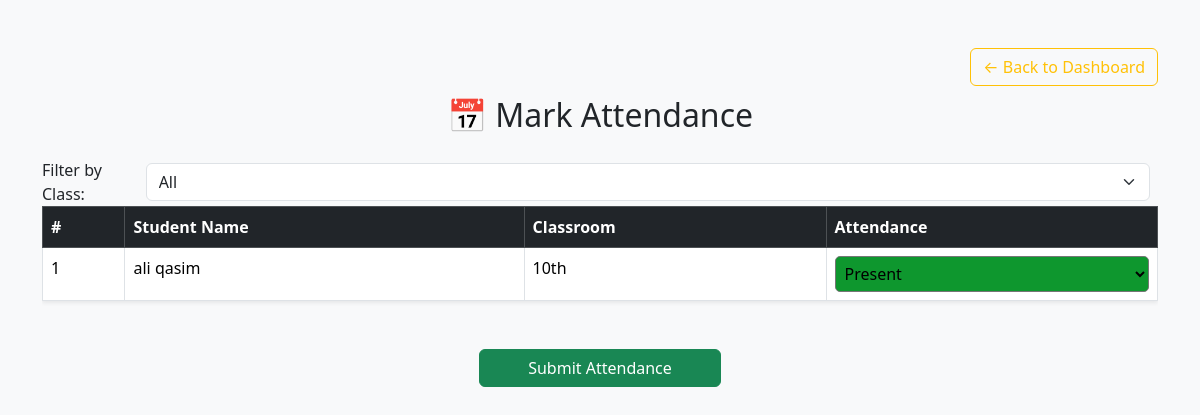
Page /t_attendance/ (signed in) on the earlier database version.
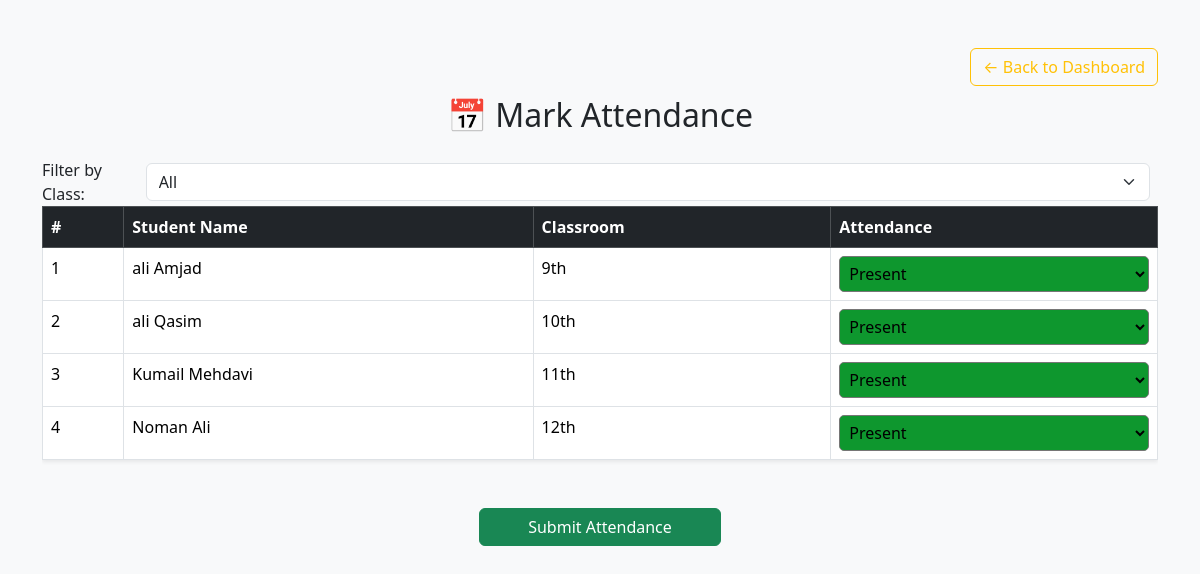
Same page on the later database version.
### app_Admin/models/student.py (models this page shows, shortened)
class Student(models.Model):
    user = models.OneToOneField(User, on_delete=models.CASCADE)
    id=models.CharField(max_length=250, primary_key=True)
    first_name=models.CharField(max_length=250)
    last_name=models.CharField(max_length=250)
    classroom=models.ForeignKey(Classroom, on_delete=models.CASCADE)
    address=models.TextField()
    subject=models.ManyToManyField('app_Admin.Subject', through='Student_Subject', related_name='subject_of_studentt')
    email=models.EmailField(unique=True, default='@')
    contact_no=models.CharField(max_length=11, default='XXXXXXXXXXX')

### app_Admin/models/classroom.py (models this page shows, shortened)
class Classroom(models.Model):
    id=models.IntegerField(max_length=2, primary_key=True)
    name=models.CharField(max_length=50,default='class')

### app_Admin/views_part/teacher_view.py (the view, shortened to what this page needs)
# urls.py: path('t_attendance/', views.markAttendance.as_view(), name='t_attendance'),
class markAttendance(View):
    def get(self,request):
        teacher = Teacher.objects.get(user=request.user)
        classrooms = teacher.classroom.all()
        selected_classroom_id = request.GET.get('classroom')
        students = Student.objects.filter(classroom__in=classrooms)
        if selected_classroom_id:
            students = students.filter(classroom__id=selected_classroom_id)
        return render(request, 't_attendance.html', {
        'students': students,
        'classrooms': classrooms,
    })

### app_Admin/templates/t_attendance.html (shortened to what this page needs)
{% load static %}
<!DOCTYPE html>
<html lang="en">
<head>
  <link href="https://cdn.jsdelivr.net/npm/bootstrap@5.3.3/dist/css/bootstrap.min.css" rel="stylesheet">
</head>
<body class="bg-light">
  <div class="container pt-5">
    <a href="{% url 'dashboard_teachers' %}" class="btn btn-outline-warning float-end ">← Back to Dashboard</a>
  </div>
    <div class="container py-5">
    <h2 class="mb-4 text-center">📅 Mark Attendance</h2>
    <form method="get" class="d-flex align-items-center">
        <label for="classroom" class="me-2 mb-0">Filter by Class:</label>
        <select name="classroom" id="classroom" class="form-select me-2" onchange="this.form.submit()">
          <option value="">All</option>
        </select>
    </form>
    <form method="POST" onsubmit="return confirm('Are you sure you want to submit attendance?');" id="attendance-form">
      <div class="table-responsive">
        <table class="table table-bordered bg-white shadow-sm">
          <thead class="table-dark">
            <tr>
              <th>#</th>
              <th>Student Name</th>
              <th>Classroom</th>
              <th>Attendance</th>
            </tr>
          </thead>
          <tbody>
            {% for student in students %}
            <tr>
              <td>{{ forloop.counter }}</td>
              <td>{{ student.first_name }} {{ student.last_name }}</td>
              <td>{{ student.classroom.name }}</td>
              <td>
                <select name="attendance_{{ student.id }}" class="attendance-select" onchange="updateStyle(this)">
                  <option value="PRESENT" class="present">Present</option>
                </select>
              </td>
            </tr>
            {% empty %}
            <tr>
              <td colspan="4" class="text-center text-muted">No students found.</td>
            </tr>
            {% endfor %}
          </tbody>
        </table>
      </div>
      <div class="text-center">
        <button type="submit" class="btn btn-success px-5 mt-3">Submit Attendance</button>
      </div>
    </form>
  </div>
</body>
</html>

### app_Admin/templates/t_attendance.html (style rules this page uses)
select.attendance-select { width: 100%; padding: 5px; border-radius: 5px; }
.present { background-color:rgb(14, 151, 46); color:rgb(0, 0, 0); }

Differences in the rows shown:
added Student: first_name "ali", last_name "Amjad", classroom.name "9th", id "Present"
changed Student "10th": last_name "qasim" → "Qasim"
added Student: first_name "Kumail", last_name "Mehdavi", classroom.name "11th", id "Present"
added Student: first_name "Noman", last_name "Ali", classroom.name "12th", id "Present"
